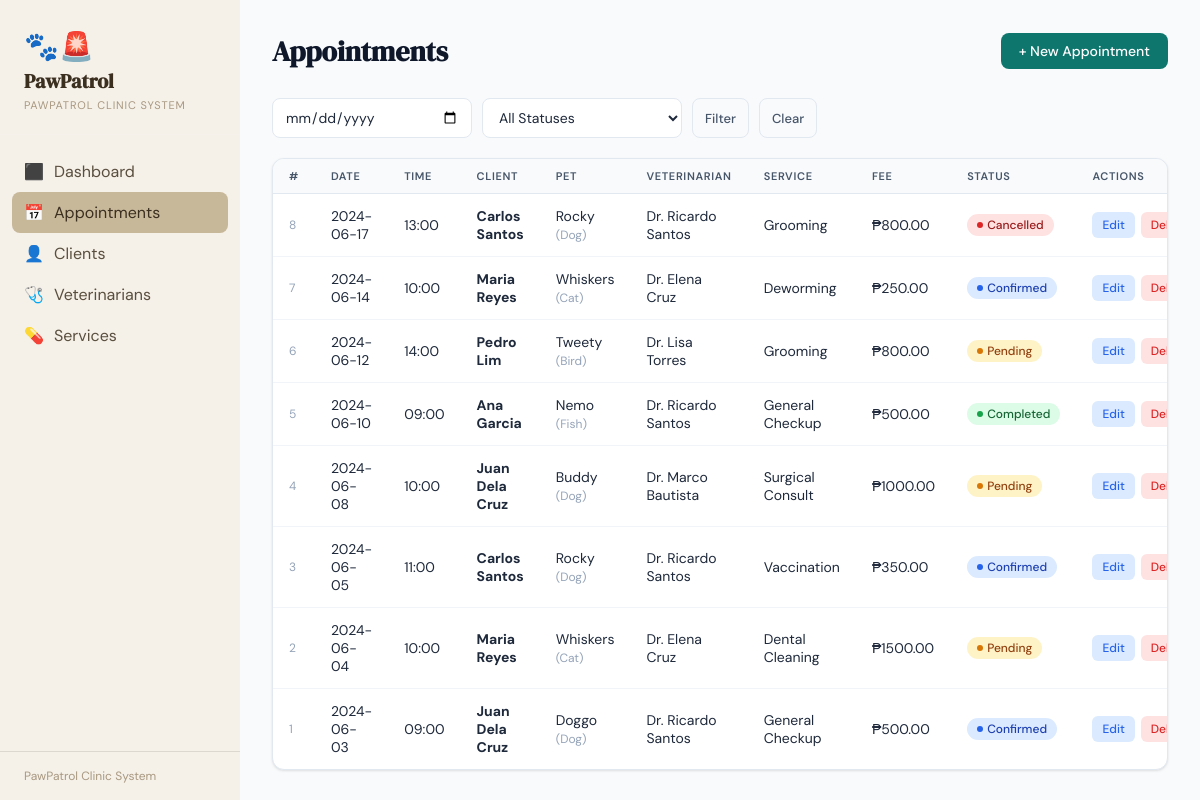
The app's page /appointments with its own data.
### tables this page shows
CREATE TABLE APPOINTMENT (
            appointment_id   INTEGER PRIMARY KEY AUTOINCREMENT,
            client_id        INTEGER NOT NULL,
            pet_id           INTEGER NOT NULL,
            vet_id           INTEGER NOT NULL,
            service_id       INTEGER NOT NULL,
            appointment_date TEXT NOT NULL,
            appointment_time TEXT NOT NULL,
            status           TEXT DEFAULT 'Pending',
            notes            TEXT,
            created_at       TEXT DEFAULT (datetime('now')),
            FOREIGN KEY (client_id)  REFERENCES CLIENT(client_id),
            FOREIGN KEY (pet_id)     REFERENCES PET(pet_id),
            FOREIGN KEY (vet_id)     REFERENCES VETERINARIAN(vet_id),
            FOREIGN KEY (service_id) REFERENCES SERVICE(service_id),
            UNIQUE (vet_id, appointment_date, appointment_time)
        );

CREATE TABLE PET (
            pet_id    INTEGER PRIMARY KEY AUTOINCREMENT,
            client_id INTEGER NOT NULL,
            pet_name  TEXT NOT NULL,
            species   TEXT NOT NULL,
            breed     TEXT,
            age       INTEGER,
            weight_kg REAL,
            FOREIGN KEY (client_id) REFERENCES CLIENT(client_id) ON DELETE CASCADE
        );

CREATE TABLE SERVICE (
            service_id       INTEGER PRIMARY KEY AUTOINCREMENT,
            service_name     TEXT NOT NULL,
            description      TEXT,
            duration_minutes INTEGER NOT NULL,
            price            REAL NOT NULL
        );

### app.py (the view)
@app.route("/appointments")
def appointments():
    db = get_db()
    status_filter = request.args.get("status", "")
    date_filter   = request.args.get("date", "")
    q = """
        SELECT a.appointment_id, a.appointment_date, a.appointment_time,
               c.first_name||' '||c.last_name AS client_name,
               p.pet_name, p.species,
               v.first_name||' '||v.last_name AS vet_name,
               s.service_name, s.price, a.status, a.notes
        FROM APPOINTMENT a
        JOIN CLIENT c ON a.client_id=c.client_id
        JOIN PET p ON a.pet_id=p.pet_id
        JOIN VETERINARIAN v ON a.vet_id=v.vet_id
        JOIN SERVICE s ON a.service_id=s.service_id
        WHERE 1=1
    """
    params = []
    if status_filter:
        q += " AND a.status=?"; params.append(status_filter)
    if date_filter:
        q += " AND a.appointment_date=?"; params.append(date_filter)
    q += " ORDER BY a.appointment_date DESC, a.appointment_time"
    rows = db.execute(q, params).fetchall()
    return render_template("appointments.html", appointments=rows,
                           status_filter=status_filter, date_filter=date_filter)

### app.py (called while the page is built)
def get_db():
    conn = sqlite3.connect(DB)
    conn.row_factory = sqlite3.Row
    conn.execute("PRAGMA foreign_keys = ON")
    return conn

### templates/appointments.html (shortened to what this page needs)
{% extends "base.html" %}
{% block content %}
<div class="page-header-row">
  <h2>Appointments</h2>
  <a href="{{ url_for('new_appointment') }}" class="btn btn-primary">+ New Appointment</a>
</div>
<form method="GET" class="filter-bar">
  <input type="date" name="date" value="{{ date_filter }}" placeholder="Filter by date">
  <select name="status">
    <option value="">All Statuses</option>
  </select>
  <button type="submit" class="btn btn-ghost btn-sm">Filter</button>
  <a href="{{ url_for('appointments') }}" class="btn btn-ghost btn-sm">Clear</a>
</form>
<div class="card">
  <div class="table-wrap">
    <table>
      <thead><tr>
        <th>#</th><th>Date</th><th>Time</th><th>Client</th><th>Pet</th>
        <th>Veterinarian</th><th>Service</th><th>Fee</th><th>Status</th><th>Actions</th>
      </tr></thead>
      <tbody>
      {% for a in appointments %}
      <tr>
        <td style="color:var(--gray-400);font-size:12px">{{ a.appointment_id }}</td>
        <td>{{ a.appointment_date }}</td>
        <td>{{ a.appointment_time }}</td>
        <td><b>{{ a.client_name }}</b></td>
        <td>{{ a.pet_name }} <span style="color:var(--gray-400);font-size:12px">({{ a.species }})</span></td>
        <td>Dr. {{ a.vet_name }}</td>
        <td>{{ a.service_name }}</td>
        <td>₱{{ "%.2f"|format(a.price) }}</td>
        <td><span class="badge {{ a.status|lower }}">{{ a.status }}</span></td>
        <td>
          <div class="actions">
            <a href="{{ url_for('edit_appointment', id=a.appointment_id) }}" class="action-btn action-edit">Edit</a>
            <button class="action-btn action-del" onclick="confirmDelete({{ a.appointment_id }})">Delete</button>
          </div>
        </td>
      </tr>
      {% else %}
      <tr><td colspan="10" style="text-align:center;color:var(--gray-400);padding:40px">No appointments found.</td></tr>
      {% endfor %}
      </tbody>
    </table>
  </div>
</div>
{% endblock %}

### templates/base.html (style rules this page uses)
:root { --teal: #0f766e; --teal-l: #14b8a6; --teal-xl: #ccfbf1; --amber: #d97706; --amber-l: #fef3c7; --red: #dc2626; --red-l: #fee2e2; --green: #16a34a; --green-l: #dcfce7; --blue: #2563eb; --blue-l: #dbeafe; --gray-50: #f8fafc; --gray-100:#f1f5f9; --gray-200:#e2e8f0; --gray-400:#94a3b8; --gray-600:#475569; --gray-800:#1e293b; --gray-900:#0f172a; --white: #ffffff; --shadow: 0 1px 3px rgba(0,0,0,.08), 0 1px 2px rgba(0,0,0,.04); --shadow-md: 0 4px 6px -1px rgba(0,0,0,.07), 0 2px 4px -2px rgba(0,0,0,.04); --radius: 12px; }
*,*::before,*::after { box-sizing:border-box;margin:0;padding:0 }
body { font-family:'DM Sans',sans-serif;background:var(--gray-50);color:var(--gray-800);min-height:100vh;display:flex }
.page-header-row { display:flex;align-items:center;justify-content:space-between;margin-bottom:28px }
.page-header-row h2 { font-family:'DM Serif Display',serif;font-size:28px;color:var(--gray-900) }
.card { background:var(--white);border-radius:var(--radius);box-shadow:var(--shadow);border:1px solid var(--gray-200);overflow:hidden }
.table-wrap { overflow-x:auto }
table { width:100%;border-collapse:collapse }
th { text-align:left;font-size:11px;font-weight:600;text-transform:uppercase;letter-spacing:.06em;color:var(--gray-600);padding:10px 16px;background:var(--gray-50);border-bottom:1px solid var(--gray-200) }
td { padding:13px 16px;border-bottom:1px solid var(--gray-100);font-size:14px;vertical-align:middle }
tr:last-child td { border-bottom:none }
.badge { display:inline-flex;align-items:center;gap:4px;padding:3px 10px;border-radius:999px;font-size:12px;font-weight:500 }
.badge::before { content:'';width:6px;height:6px;border-radius:50% }
.badge.pending { background:var(--amber-l);color:#92400e }
.badge.pending::before { background:var(--amber) }
.badge.confirmed { background:var(--blue-l);color:#1e40af }
.badge.confirmed::before { background:var(--blue) }
.badge.completed { background:var(--green-l);color:#166534 }
.badge.completed::before { background:var(--green) }
.badge.cancelled { background:var(--red-l);color:#991b1b }
.badge.cancelled::before { background:var(--red) }
.btn { display:inline-flex;align-items:center;gap:6px;padding:9px 18px;border-radius:8px;font-size:14px;font-weight:500;cursor:pointer;border:none;text-decoration:none;transition:all .15s;font-family:'DM Sans',sans-serif }
.btn-primary { background:var(--teal);color:var(--white) }
.btn-ghost { background:transparent;color:var(--gray-600);border:1px solid var(--gray-200) }
.btn-sm { padding:5px 12px;font-size:13px }
input,select,textarea { padding:9px 12px;border:1px solid var(--gray-200);border-radius:8px;font-size:14px;font-family:'DM Sans',sans-serif;color:var(--gray-800);background:var(--white);transition:border .15s;width:100% }
.filter-bar { display:flex;gap:10px;margin-bottom:20px;flex-wrap:wrap }
.filter-bar input,.filter-bar select { width:auto;flex:1;min-width:140px;max-width:200px }
.actions { display:flex;gap:6px }
.action-btn { padding:5px 10px;border-radius:6px;font-size:12px;font-weight:500;cursor:pointer;border:none;text-decoration:none;transition:all .15s;font-family:'DM Sans',sans-serif }
.action-edit { background:var(--blue-l);color:var(--blue) }
.action-del { background:var(--red-l);color:var(--red) }

### records on screen
APPOINTMENT: appointment_id "8", appointment_date "2024-06-17", appointment_time "13:00", client_name "Carlos Santos", pet_name "Rocky", species "Dog", vet_name "Ricardo Santos", service_name "Grooming", status "Cancelled"
SERVICE: price "800.00"
APPOINTMENT: appointment_id "7", appointment_date "2024-06-14", appointment_time "10:00", client_name "Maria Reyes", pet_name "Whiskers", species "Cat", vet_name "Elena Cruz", service_name "Deworming", status "Confirmed"
SERVICE: price "250.00"
APPOINTMENT: appointment_id "6", appointment_date "2024-06-12", appointment_time "14:00", client_name "Pedro Lim", pet_name "Tweety", species "Bird", vet_name "Lisa Torres", service_name "Grooming", status "Pending"
APPOINTMENT: appointment_id "5", appointment_date "2024-06-10", appointment_time "09:00", client_name "Ana Garcia", pet_name "Nemo", species "Fish", vet_name "Ricardo Santos", service_name "General Checkup", status "Completed"
SERVICE: price "500.00"
APPOINTMENT: appointment_id "4", appointment_date "2024-06-08", appointment_time "10:00", client_name "Juan Dela Cruz", pet_name "Buddy", species "Dog", vet_name "Marco Bautista", service_name "Surgical Consult", status "Pending"
SERVICE: price "1000.00"
APPOINTMENT: appointment_id "3", appointment_date "2024-06-05", appointment_time "11:00", client_name "Carlos Santos", pet_name "Rocky", species "Dog", vet_name "Ricardo Santos", service_name "Vaccination", status "Confirmed"
SERVICE: price "350.00"
APPOINTMENT: appointment_id "2", appointment_date "2024-06-04", appointment_time "10:00", client_name "Maria Reyes", pet_name "Whiskers", species "Cat", vet_name "Elena Cruz", service_name "Dental Cleaning", status "Pending"
SERVICE: price "1500.00"
APPOINTMENT: appointment_id "1", appointment_date "2024-06-03", appointment_time "09:00", client_name "Juan Dela Cruz", pet_name "Doggo", species "Dog", vet_name "Ricardo Santos", service_name "General Checkup", status "Confirmed"
